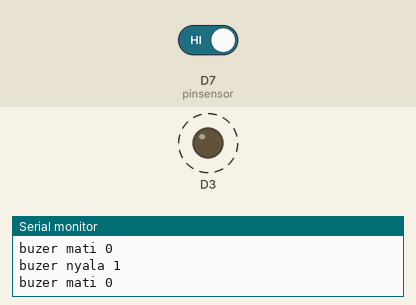
Simulated run of this sketch. Board: ESP8266 (NodeMCU). On the bench: output pins drawn as LEDs (lit = HIGH), the last lines printed to the serial monitor. Dashed ring = blinking. The inputs (shaded band) are chosen by the test bench; at power-on: D7 (pinsensor) HIGH.

Above: at 1.2 s.
1.3 s: D7 (pinsensor) driven LOW
At 1.3 s:
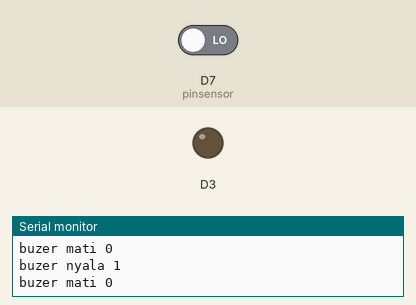
3.0 s: D7 (pinsensor) driven HIGH
At 3.18 s:
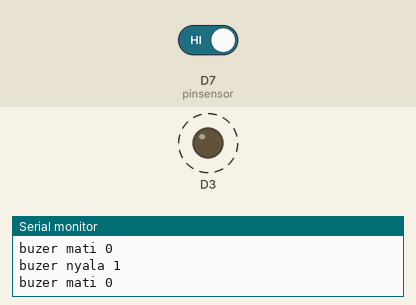
Timing chart, 0 to 12.0 s (numbered marks = the images above; inputs shaded):
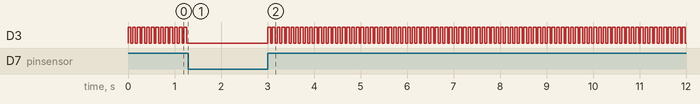

Measured:
- after the input at 1.3 s, D3: stops changing and stays LOW
- after the input at 3.0 s, D3: alternates HIGH for 0.06 s and LOW for 0.04 s, starting at once
- by itself, D3: alternates HIGH for 0.06 s and LOW for 0.04 s

The sketch:

c.ino
```cpp
bool state = false;
const int pinsensor = D7;
int bacaSensor;
void setup() {
  Serial.begin(9600);
  pinMode(pinsensor, INPUT_PULLUP);
  pinMode(D3, OUTPUT);
}

void loop() {
  bacaSensor = digitalRead(pinsensor);
  Serial.println(bacaSensor);
  if (bacaSensor == HIGH && state == false) {
    Serial.println("Pintu ada yang buka!");
    //    digitalWrite(D3, HIGH);
    buzer();
    state = true;
  }
  else if (bacaSensor == LOW) {
    state = false;
    Serial.println("Pintu tertutup.");
    digitalWrite(D3, LOW);
  }
  delay(100);
}

void buzer() {
  while (digitalRead(pinsensor) == 1) {
    Serial.println("buzer nyala 1");
    digitalWrite(D3, HIGH);
    delay(60);
    Serial.println("buzer mati 0");
    digitalWrite(D3, LOW);
    delay(40);
  }
}
```
